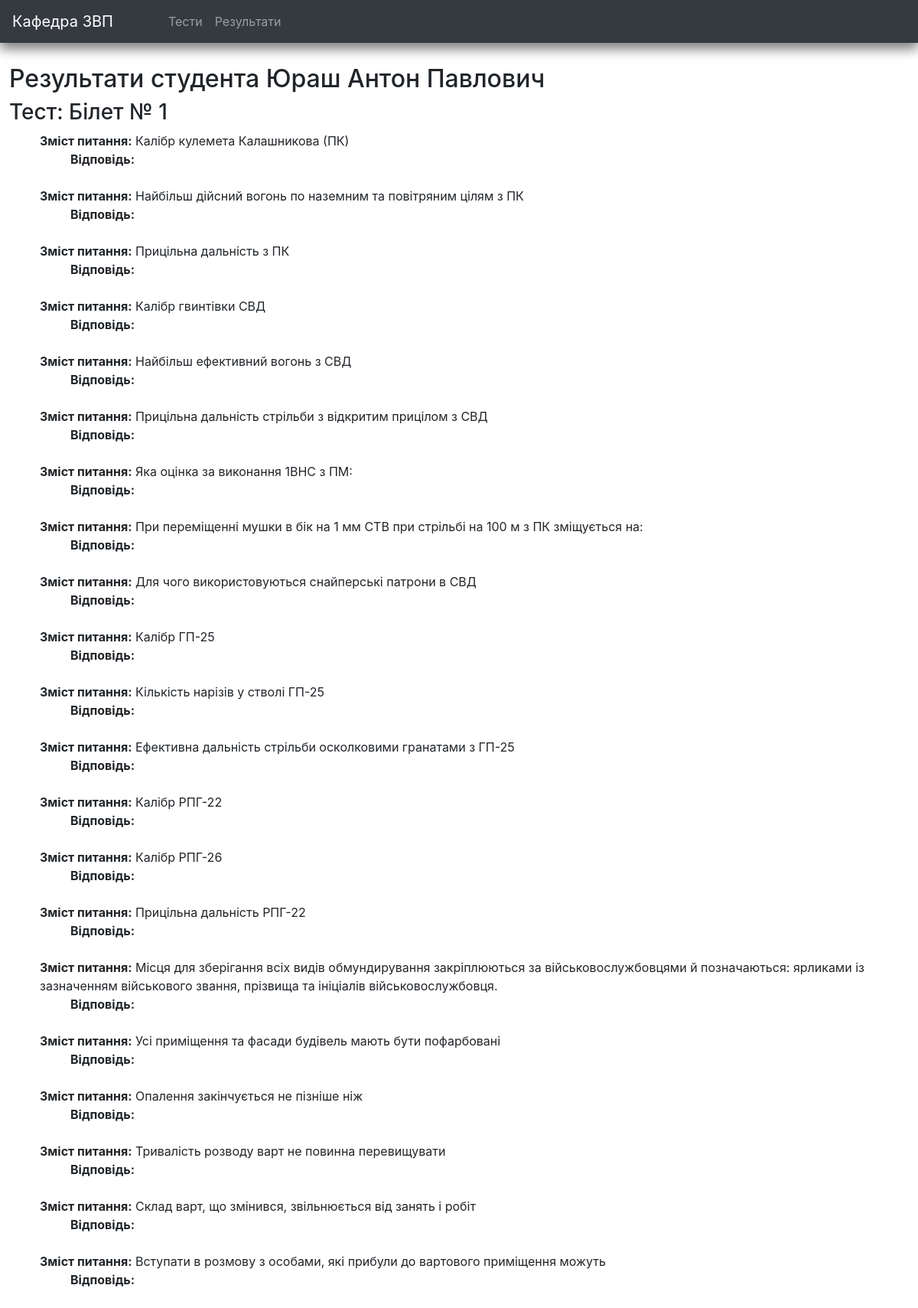
/results/3 (signed in), run on the app's committed database.
### quiz_app/models.py (models this page shows, shortened)
class Result(models.Model):
    class Meta:
        db_table = 'Results'
        verbose_name = 'Результат'
        verbose_name_plural = 'Результати'
        unique_together = (
            'test',
            'student'
        )
    test = models.ForeignKey(
        Quiz,
        on_delete=models.CASCADE,
        null=False,
        blank=False,
        verbose_name='Тест',
        editable=False
    )
    student = models.ForeignKey(
        Student,
        on_delete=models.CASCADE,
        null=False,
        blank=False,
        editable=False,
        verbose_name='Студент'
    )
    results = models.TextField(
        null=False,
        blank=False,
        editable=False,
        verbose_name='Відповіді студента'
    )
    date_time_stamp = models.DateTimeField(
        auto_now_add=True,
        verbose_name='Дата та час складання тесту'
    )
    def get_mark(self):
        return Mark.objects.get(
            student=self.student,
            quiz=self.test
        ).show_mark()
    get_mark.short_description = 'Оцінка'

class Quiz(models.Model):
    link = 'Редагувати'
    class Meta:
        db_table = 'Quizzes'
        verbose_name = 'Тест'
        verbose_name_plural = 'Тести'
    quiz_title = models.CharField(
        verbose_name='Назва тесту',
        max_length=200,
        blank=False
    )
    quiz_description = models.TextField(
        verbose_name='Опис тесту',
        blank=True, help_text='Опис про тест та його питання'
    )
    quiz_discipline = models.ForeignKey(
        Discipline,
        null=True,
        blank=False,
        verbose_name='Предмет',
        help_text='Предмет з якого складається тест',
        on_delete=models.CASCADE
    )
    quiz_single_attempt = models.BooleanField(
        blank=False,
        default=False,
        help_text='Якщо так, студент матиме лише одну спробу.'
                  'Незареєстрованні студенти не зможуть користуватися тестом (іспитом)',
        verbose_name='Лише одна спроба'
    )
    quiz_time = models.CharField(
        max_length=5,
        null=False,
        blank=False,
        verbose_name="Час на складання у форматі - 03:00",
        default="10:00"
    )

### control_panel/models.py (models this page shows, shortened)
class Student(models.Model):
    user = models.OneToOneField(User, on_delete=models.CASCADE, blank=True)
    link = 'Редагувати'
    class Meta:
        db_table = 'Students'
        verbose_name = 'Студент'
        verbose_name_plural = 'Студенти'
    student_active = models.BooleanField(default=True)
    objects = StudentManager()
    student_full_name = models.CharField(max_length=200, default=None, verbose_name="ПІБ", blank=True, null=True)
    student_university_group = models.CharField(max_length=10, default=None, verbose_name="Группа",  blank=True, null=True)
    student_faculty = models.CharField(max_length=15, default=None, verbose_name="Факультет або ВНЗ",  blank=True, null=True)
    student_grade = models.IntegerField(default=None, verbose_name="Курс",  blank=True, null=True)
    student_state = models.CharField(max_length=100,default=None, blank=True, verbose_name="Статус", null=True)
    student_notes = models.TextField(default=None, blank=True, verbose_name="Примітки", null=True)
    student_marks = models.ManyToManyField(
        Mark,
        verbose_name='Оцінки',
        related_name='+',
        blank=False
    )

### quiz_app/views.py (the view)
# urls.py: path('results/<int:result_id>', render_result, name='result'),
@login_required
def render_result(request, result_id):
    result = get_object_or_404(Result, pk=result_id)
    quiz_results = ast.literal_eval(result.results)
    return render(request, 'quiz_app/result.html', {'result': result, 'quiz_results': quiz_results})

### templates/quiz_app/result.html
{% extends 'quiz_app/quiz_base.html' %}
{% block content %}
    <div style="margin-left: 12px;">
        <h2>Результати студента {{ result.student.student_full_name }}</h2>
        <h3>Тест: {{ result.test.quiz_title }}</h3>
        <ul style="list-style: none;">
        {% for key, value in quiz_results.items %}
            <li><b>Зміст питання:</b> {{ key }} <ul><b>Відповідь:</b> {{ value }}</ul></li>
            <br>
        {% endfor %}
        </ul>
    </div>
{% endblock %}

### data on the page
Result: student.student_full_name "Юраш Антон Павлович", test.quiz_title "Білет № 1"

### other printed values
{{ key }} "Калібр кулемета Калашникова (ПК)" "Найбільш дійсний вогонь по наземним та повітряним цілям з ПК" "Прицільна дальність з ПК" "Калібр гвинтівки СВД" "Найбільш ефективний вогонь з СВД" "Прицільна дальність стрільби з відкритим прицілом з СВД" "Яка оцінка за виконання 1ВНС з ПМ:" "При переміщенні мушки в бік на 1 мм СТВ при стрільбі на 100 м з ПК зміщується на:" "Для чого використовуються снайперські патрони в СВД" "Калібр ГП-25" "Кількість нарізів у стволі ГП-25" "Ефективна дальність стрільби осколковими гранатами з ГП-25" "Калібр РПГ-22" "Калібр РПГ-26" "Прицільна дальність РПГ-22" "Місця для зберігання всіх видів обмундирування закріплюються за військовослужбовцями й позначаються: ярликами із зазначенням військового звання, прізвища та ініціалів військовослужбовця." "Усі приміщення та фасади будівель мають бути пофарбовані" "Опалення закінчується не пізніше ніж" "Тривалість розводу варт не повинна перевищувати" "Склад варт, що змінився, звільнюється від занять і робіт" "Вступати в розмову з особами, які прибули до вартового приміщення можуть"
